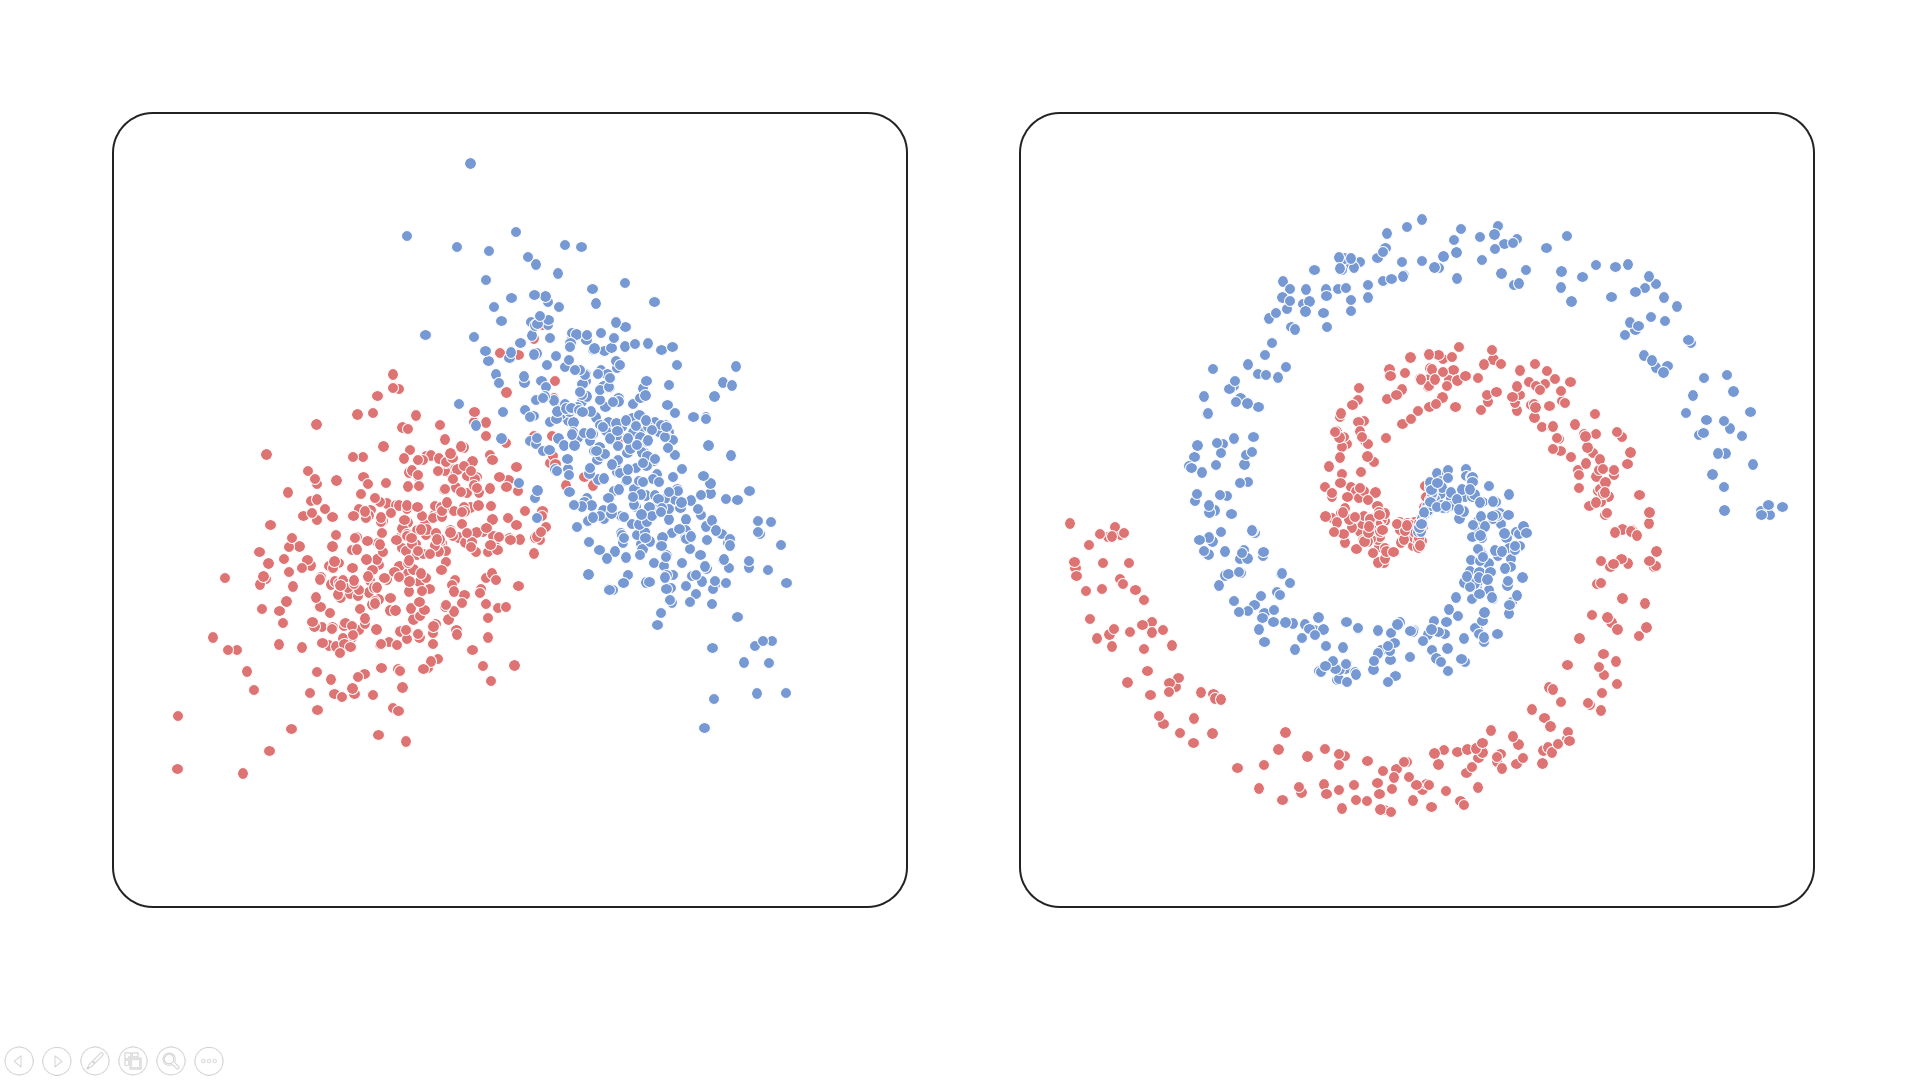

Here is the Python script that generated this plot:
import math
import random
from typing import List, Tuple

from pptx_shapes import Presentation
from pptx_shapes.shapes import Ellipse, Group, Rectangle
from pptx_shapes.style import FillStyle, StrokeStyle


def gaussian2d(mean_x: float, mean_y: float, cov_x: float, cov_y: float, cov_xy: float) -> Tuple[float, float]:
    std_x = math.sqrt(cov_x)
    std_y = math.sqrt(cov_y)

    rho = cov_xy / (std_x * std_y)

    z1 = random.gauss(0, 1)
    z2 = random.gauss(0, 1)

    x = mean_x + std_x * z1
    y = mean_y + std_y * (rho * z1 + math.sqrt(1 - rho ** 2) * z2)
    return x, y


def spiral(label: int, h: float = 1.25, delta: float = 0.1) -> Tuple[float, float]:
    angle = random.random()
    r = angle - delta + random.random() * delta * 2
    t = h * angle * 2 * math.pi

    if label == 1:
        t += math.pi

    return r * math.sin(t), r * math.cos(t)


def view_points(points: List[Tuple[float, float]], limits: dict, x0: float, y0: float, width: float, height: float) -> List[Tuple[float, float]]:
    mapped_points = []

    for x, y in points:
        x = x0 + (x - limits["x_min"]) / (limits["x_max"] - limits["x_min"]) * width
        y = y0 + (limits["y_max"] - y) / (limits["y_max"] - limits["y_min"]) * height
        mapped_points.append((x, y))

    return mapped_points


def main() -> None:
    x0 = 2
    y0 = 2
    width = 14
    height = 14
    count = 400

    limits1 = {"x_min": -1.7, "y_min": -1.9, "x_max": 1.6, "y_max": 1.4}
    gaussians1 = [gaussian2d(mean_x=-0.5, mean_y=-0.4, cov_x=0.1, cov_y=0.1, cov_xy=0.05) for _ in range(count)]
    gaussians2 = [gaussian2d(mean_x=0.4, mean_y=0, cov_x=0.08, cov_y=0.15, cov_xy=-0.07) for _ in range(count)]
    gaussian_points1 = view_points(points=gaussians1, limits=limits1, x0=x0, y0=y0, width=width, height=height)
    gaussian_points2 = view_points(points=gaussians2, limits=limits1, x0=x0, y0=y0, width=width, height=height)

    limits2 = {"x_min": -1.2, "y_min": -1.2, "x_max": 1.2, "y_max": 1.2}
    spiral1 = view_points(points=[spiral(1) for _ in range(count)], limits=limits2, x0=x0 + width + 2, y0=y0, width=width, height=height)
    spiral2 = view_points(points=[spiral(-1) for _ in range(count)], limits=limits2, x0=x0 + width + 2, y0=y0, width=width, height=height)

    with Presentation(presentation_path="empty.pptx") as presentation:
        presentation.add(shape=Group(shapes=[
            Group([Ellipse(x=x, y=y, width=0.2, height=0.2, fill=FillStyle(color="#dd7373"), stroke=StrokeStyle(color="#fff", thickness=0.5)) for x, y in gaussian_points1]),
            Group([Ellipse(x=x, y=y, width=0.2, height=0.2, fill=FillStyle(color="#7699d4"), stroke=StrokeStyle(color="#fff", thickness=0.5)) for x, y in gaussian_points2]),
            Rectangle(x=x0, y=y0, width=width, height=height, stroke=StrokeStyle(color="#222"), radius=0.1)
        ]))

        presentation.add(shape=Group(shapes=[
            Group([Ellipse(x=x, y=y, width=0.2, height=0.2, fill=FillStyle(color="#dd7373"), stroke=StrokeStyle(color="#fff", thickness=0.5)) for x, y in spiral1]),
            Group([Ellipse(x=x, y=y, width=0.2, height=0.2, fill=FillStyle(color="#7699d4"), stroke=StrokeStyle(color="#fff", thickness=0.5)) for x, y in spiral2]),
            Rectangle(x=x0 + width + 2, y=y0, width=width, height=height, stroke=StrokeStyle(color="#222"), radius=0.1)
        ]))

        presentation.save("scatter.pptx")


if __name__ == "__main__":
    main()
